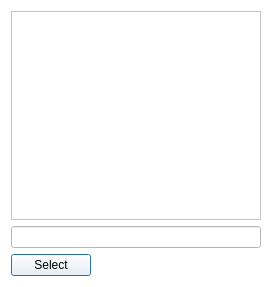
<?xml version="1.0" encoding="UTF-8"?>
<ui version="4.0">
 <class>WindFile</class>
 <widget class="QDialog" name="WindFile">
  <property name="geometry">
   <rect>
    <x>0</x>
    <y>0</y>
    <width>272</width>
    <height>287</height>
   </rect>
  </property>
  <property name="windowTitle">
   <string>Dialog</string>
  </property>
  <property name="styleSheet">
   <string notr="true">background-color: rgb(85, 170, 127);
background-color: rgb(255, 255, 255);</string>
  </property>
  <layout class="QVBoxLayout" name="verticalLayout">
   <item>
    <widget class="QListView" name="listView">
     <property name="minimumSize">
      <size>
       <width>250</width>
       <height>0</height>
      </size>
     </property>
     <property name="maximumSize">
      <size>
       <width>300</width>
       <height>16777215</height>
      </size>
     </property>
    </widget>
   </item>
   <item>
    <widget class="QLineEdit" name="lineEdit">
     <property name="styleSheet">
      <string notr="true"/>
     </property>
    </widget>
   </item>
   <item>
    <layout class="QHBoxLayout" name="horizontalLayout">
     <item>
      <widget class="QPushButton" name="butSelect">
       <property name="text">
        <string>Select</string>
       </property>
      </widget>
     </item>
     <item>
      <spacer name="horizontalSpacer">
       <property name="orientation">
        <enum>Qt::Horizontal</enum>
       </property>
       <property name="sizeHint" stdset="0">
        <size>
         <width>40</width>
         <height>20</height>
        </size>
       </property>
      </spacer>
     </item>
    </layout>
   </item>
  </layout>
 </widget>
 <resources/>
 <connections/>
</ui>
